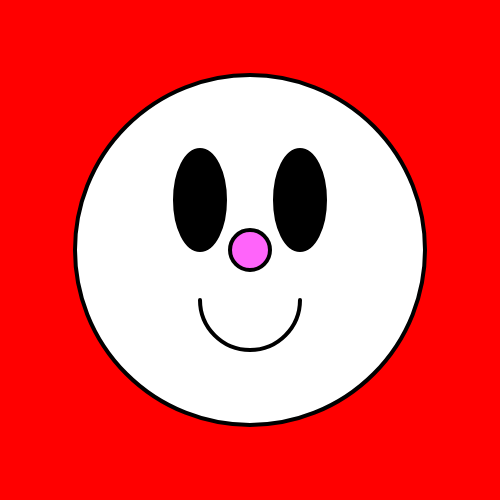
Frame 1 (no input)
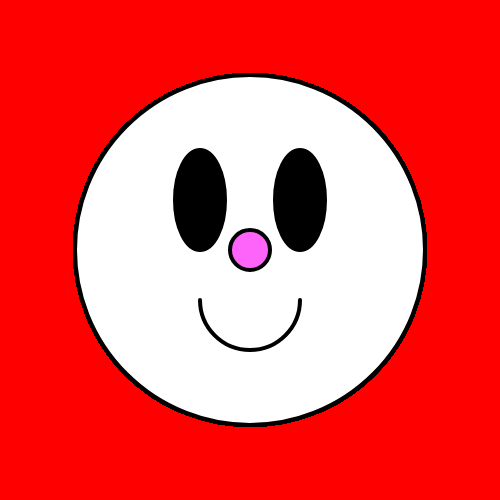
Frame 60 (no input)
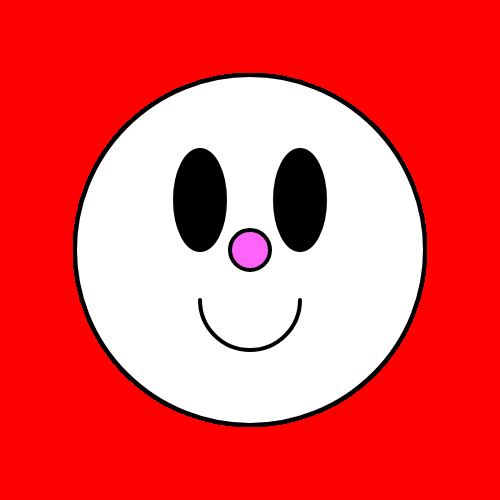
Frame 120 (the mouse pressed at the canvas centre since frame 60)

The p5.js sketch that drew these frames (run headless with seeded random() and noise() and a simulated clock; from frame 60 on, the mouse is pressed at the canvas centre):

// p5.js sketch
// ── sketch.js
//This sketch demonstrates how to draw basic shapes!

function setup(){
    //set canvas size 500*500px
    createCanvas(500,500);
    background(255,0,0); //red background
    strokeWeight(4); //set stroke thickness to 4px
    stroke(0); //set stroke color to black
    angleMode(DEGREES);
}
function draw(){
    fill(255); //set fill colour white
    ellipse(width/2,height/2,350,350); //draw head
    fill(0); //set fill colour black
    ellipse(200,200,50,100); //draw eye
    ellipse(300,200,50,100); // draw eye
    fill(255,100,250); //set fill colour pink
    ellipse(250,250,40,40); //draw nose
    fill(255,100,250); //set fill colour pink
    noFill();
    //arc: x , y, width, height, start angle, end angle
    //use angleMode(DEGREES) in setup
    arc(250, 300, 100, 100, 0, 180); //draw mouth
}
